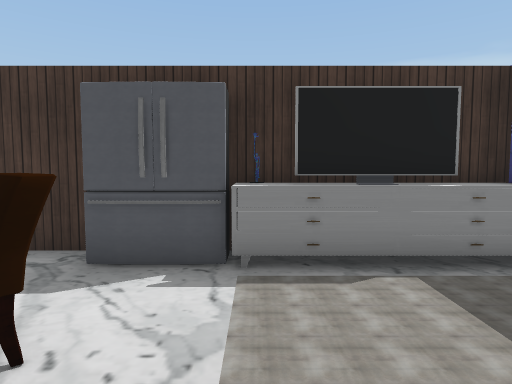
view 1 (above)

15 first-person views from a walk through a scene from a Unity 3-D project. The camera is 1.32 m above the floor, tilts 4° down and sees 75° across. The floor is counted in squares, 0.96 m on a side. Each view is taken from the middle of a square. On the plan, view 1 faces up. The plan holds only what a view shows up to about 15 squares ahead; the rest is blank. The player character is not drawn. Door leaves are left out, so doorways stand open. Some surface patterns are stand-ins.

view 2
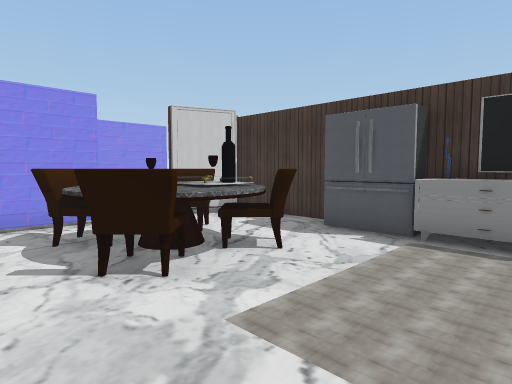

view 3
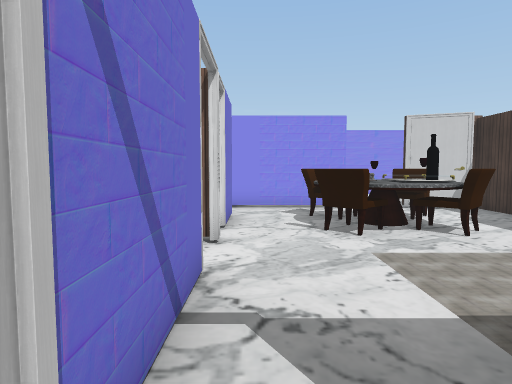

view 4
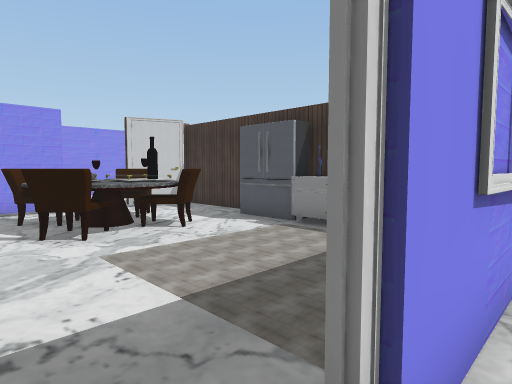

view 5
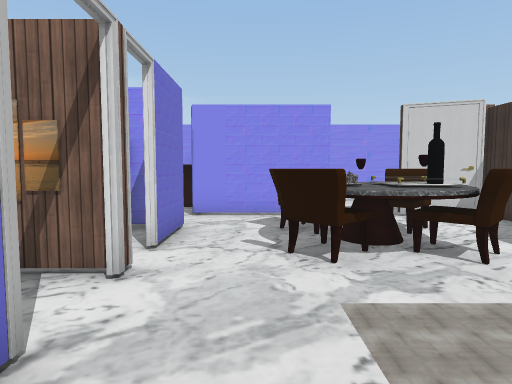

view 6
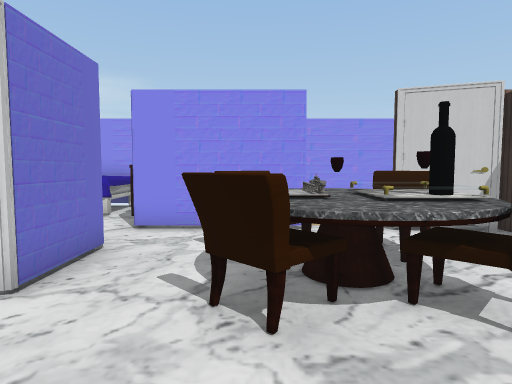

view 7
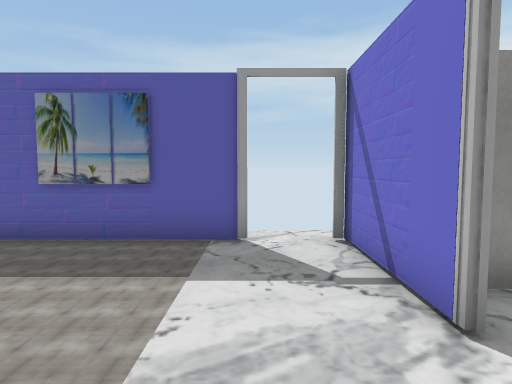

view 8
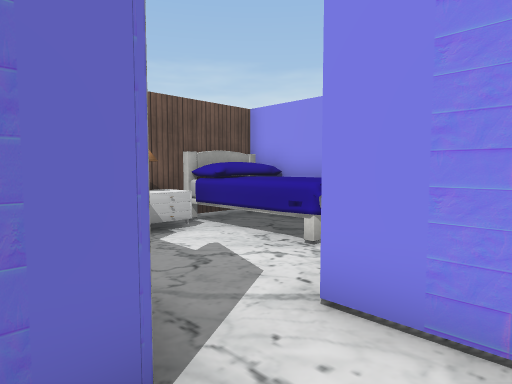

view 9
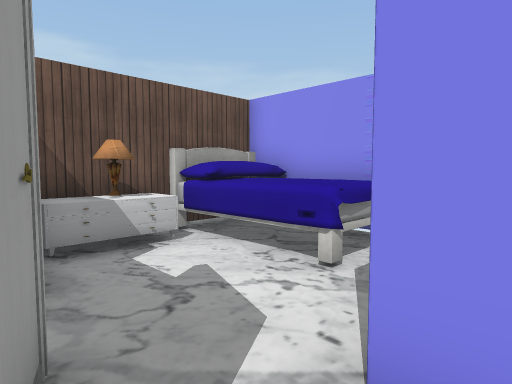

view 10
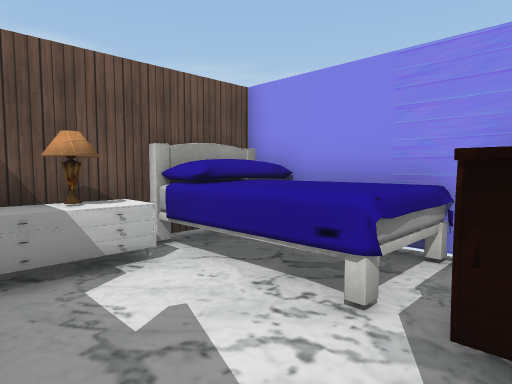

view 11
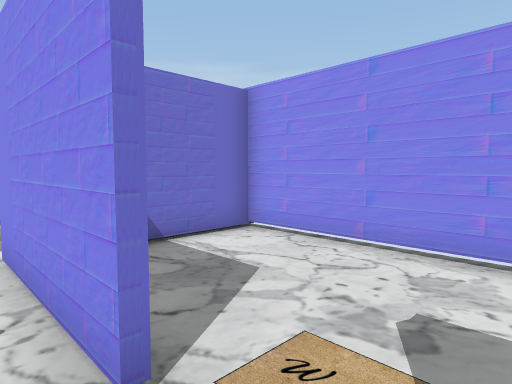

view 12
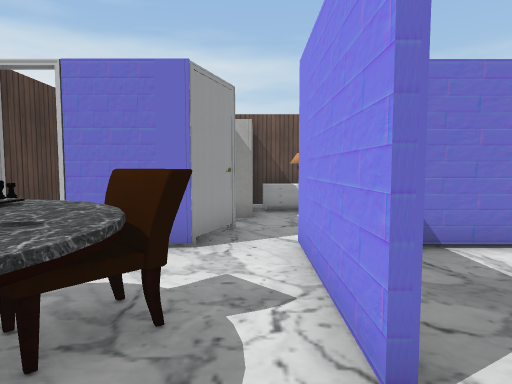

view 13
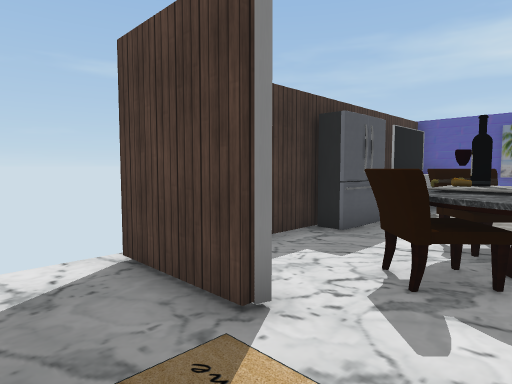

view 14
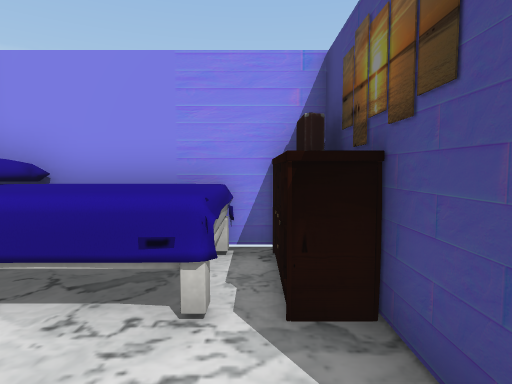

view 15
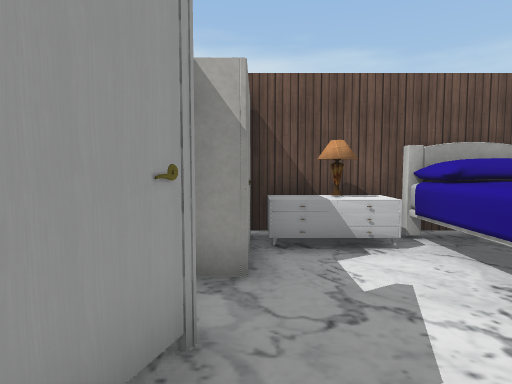

### Floor plan
Key: @ floor where view 1 was taken; # wall or solid block; x gap in a wall; . floor; D open door; ^ raised ledge; O other object.
Columns run from 12 left of view 1 to 5 right of it. Each row starts with its distance up from view 1.
  6 x   .############
  5 #  ..##...OOOOOOO
  4 #  ..#..........#
  3 #......OO^O.....#
  2 #......OOOO.....#.
  1 #....#.^O^^.....#.
  0 #....#.OO^O.@...#.
 -1 #....#..........D.
 -2 #....#..........D.
 -3 #OOO##.###DDD##O#.
 -4 #......#  .O .#
 -5 #OOO...#   O
 -6 # OO...#
 -7 #OOO..#O
 -8 #OOOOO#O
 -9 #######

Positions as (right, up) in squares from view 1, and headings:
1: (0, 0), facing up
2: (2, -2), facing up-left
3: (5, -2), facing left
4: (5, -2), facing up-left
5: (3, -1), facing left
6: (1, 0), facing left
7: (-2, -1), facing right
8: (-4, -1), facing down-left
9: (-5, -2), facing down-left
10: (-6, -3), facing down-left
11: (-6, 3), facing down-left
12: (-6, 3), facing down
13: (-9, 1), facing up-right
14: (-6, -4), facing left
15: (-6, -2), facing down
